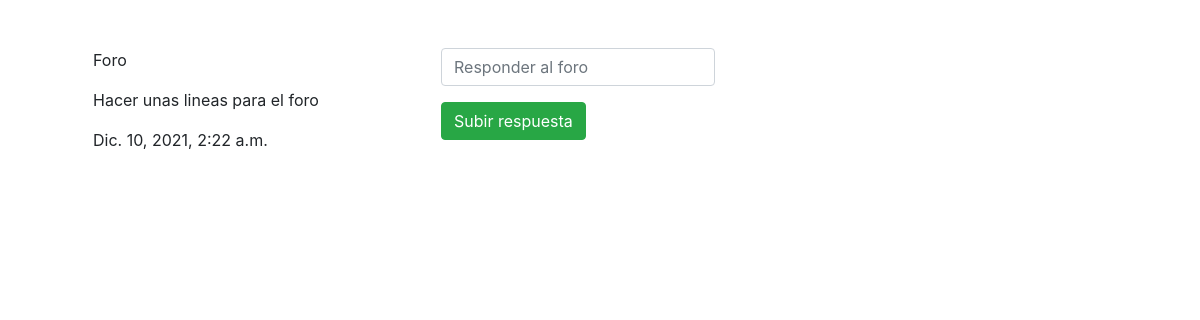
The page /foro/1 on the database as committed earlier.
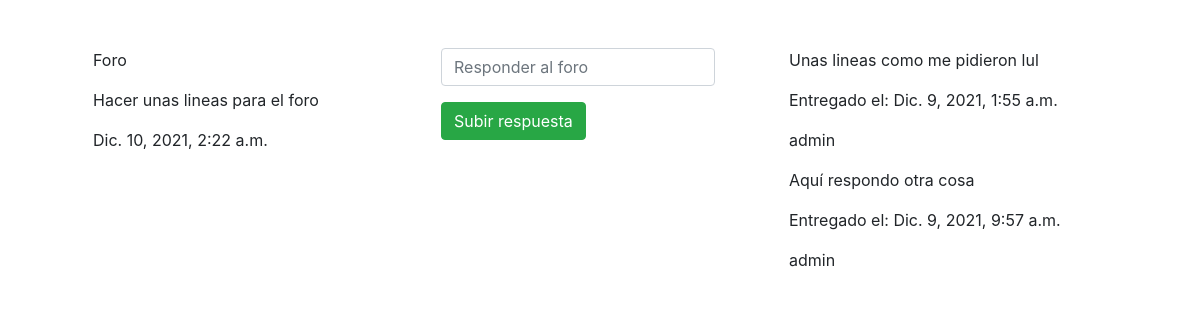
The same page on the database as committed later.
### PortAll50/models.py (models this page shows, shortened)
class Foro(models.Model):
    nombre_foro = models.CharField(max_length=60)
    asignacion_foro = models.CharField(max_length=300)
    fecha_vencimiento = models.DateTimeField() #investigar
    curso = models.ForeignKey(Curso, on_delete=CASCADE, related_name="foros")
    class Meta:
        verbose_name_plural = "Foro"

class RespuestaForo(models.Model):
    respuesa_foro = models.CharField(max_length=1000)
    fecha_respuesta = models.DateTimeField(auto_now_add=True)
    nota = models.DecimalField(decimal_places=2, max_digits=5, null=True)
    foro = models.ForeignKey(Foro, on_delete=CASCADE, related_name="respuestas")
    cuenta = models.ForeignKey(Cuenta, on_delete=CASCADE, related_name="respuestas")
    class Meta:
        verbose_name_plural = "RespuestasForo"

class Cuenta(models.Model):
    username = models.OneToOneField(User, on_delete=CASCADE, related_name="info_cuenta")
    TIPO = [("1", "Estudiante"), ("2", "Docente")]
    tipo = models.CharField(max_length=1 ,choices=TIPO, default=1)
    imagen = models.ImageField(upload_to='users/', null = True) #investigar upload_to
    class Meta:
        verbose_name_plural = "Cuenta"

### PortAll50/views.py (the view)
# urls.py: path("foro/<int:id_foro>", views.foro, name="foro"),
def foro(request, id_foro):
    foro = Foro.objects.get(id=id_foro)
    respuestasForo = RespuestaForo.objects.filter(foro=foro)
    context = {
        "foro": foro,
        "respuestasForo": respuestasForo
    }
    return render(request, "PortAll50/foro.html", context)

### PortAll50/templates/portall50/foro.html (shortened to what this page needs)
{% extends 'base.html' %}
{% load bootstrap4 %}
{% load static %}
{% block main %}
    <div class="container">
        <div class="row">
            <div class="col-lg-4">
                <p>{{foro.nombre_foro}}</p>
                <p>{{foro.asignacion_foro}}</p>
                <p>{{foro.fecha_vencimiento}}</p>
            </div>
            <div class="col-lg-4">
                <form method="POST" action="{% url 'respuestaForo' %}" enctype="multipart/form-data">
                    <div class="input-group">
                        <div class="form-group">
                            <input required type="text" name="respuesa_foro" class="form-control" placeholder="Responder al foro" autocomplete="off">
                        </div>
                    </div>
                    <button type="submit" class="btn btn-success">Subir respuesta</button>
                </form>
            </div>
            <div class="col-lg-4">
                {% for respuesta in respuestasForo %}
                    <p>{{respuesta.respuesa_foro}}</p>
                    <p>Entregado el: {{respuesta.fecha_respuesta}}</p>
                    <p>{{respuesta.cuenta.username}}</p>
                {% endfor %}
            </div>
        </div>
    </div>
{% endblock %}

### templates/base.html (shortened to what this page needs)
{% load bootstrap4 %}
{% load static %}
<!DOCTYPE html>
<html lang="sp">
<head>
    {% bootstrap_css %}
    <link href='https://unpkg.com/boxicons@2.0.9/css/boxicons.min.css' rel='stylesheet'>
    <link rel="stylesheet" href="{% static 'css/base.css' %}">
</head>
<body>
    <main class="container p-5">
        {% block main %}{% endblock %}
    </main>
</body>
</html>

Rows that differ between the two databases and show on the page:
added RespuestaForo: respuesa_foro "Unas lineas como me pidieron lul", fecha_respuesta "Dic. 9, 2021, 1:55 a.m.", cuenta.username "admin"
added RespuestaForo: respuesa_foro "Aquí respondo otra cosa", fecha_respuesta "Dic. 9, 2021, 9:57 a.m.", cuenta.username "admin"
